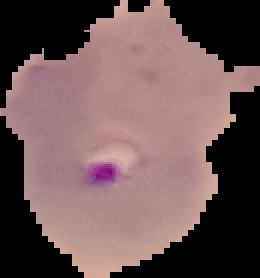
#> input picture dataset/Test_set/Parasitized/C39P4thinF_original_IMG_20150622_105554_cell_8.png, 130 x 139 px, found by its file name (shown 2 times larger); its folder holds only this picture in this run
$ jupyter execute --allow-errors DatasetPrep.ipynb
#> lines starting #> are read from the running program, lines starting #| are printed output that depends on the picture
#> `img_array = cv2.imread(os.path.join(path, img), cv2.IMREAD_GRAYSCALE)`:
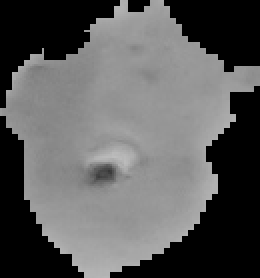
#> img_array: shape (139, 130) (shown 2 times larger); min 0, max 189, mean 91.7
#> `new_array = cv2.resize(img_array, (64, 64))`:
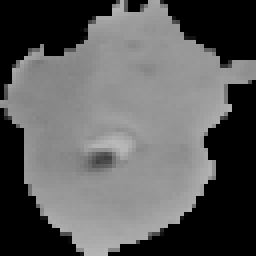
#> new_array: shape (64, 64) (shown 4 times larger); min 0, max 185, mean 91.7
[cell 1]
import os
import numpy as np
import cv2
import random
import pickle

[cell 2]
datadir = "D:/Coding/ANNs/MalariaCell/dataset_greyscale/"
categories = ['Parasitized', 'Uninfected']
sets = ['Training_set', 'Test_set']

[cell 3]
Training_data = []

#> (the rest of this cell did not finish here and is left out)

[cell 4]
random.shuffle(Training_data)

[cell 5]
X = []
y = []

[cell 6]
for features, label in Training_data:
    X.append(features)
    y.append(label)
#> this loop made 1 pass
#> label on pass 1: 0
#> after the loop, X = 1 item; y = [0]

X = np.array(X).reshape(-1, 64, 64, 1)
